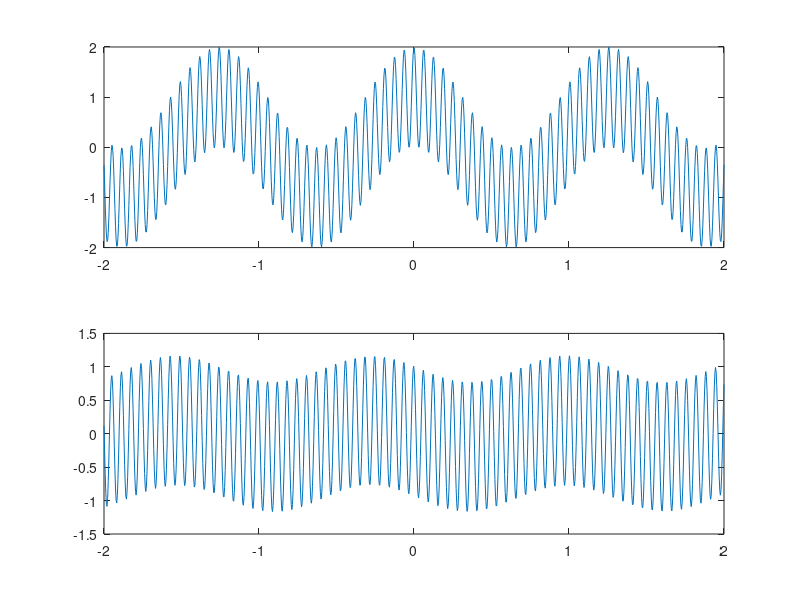

Source code (MATLAB):
RC=0.04;
t=linspace(-2,2,1024);
w1=5;
w2=100;
H1=1i*w1/(1i*w1+1/RC);
H2=1i*w2/(1i*w2+1/RC);
f=cos(5*t)+cos(100*t);
y=abs(H1)*cos(w1*t+angle(H1))+abs(H2)*cos(w2*t+angle(H2));
subplot(2,1,1);
plot(t,f);
subplot(2,1,2);
plot(t,y);
